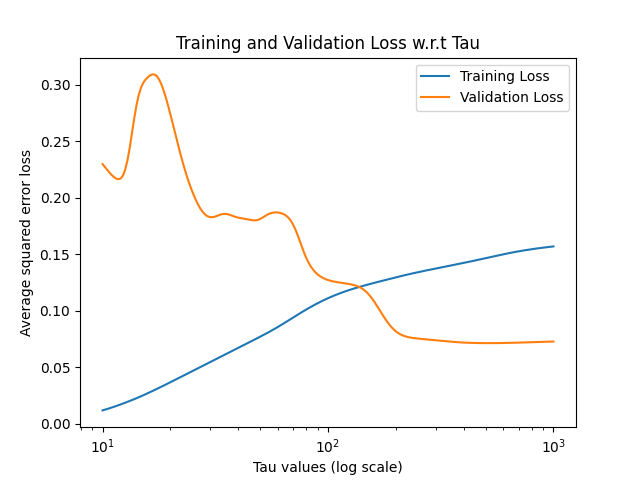

Recreate this plot in Python.
# -*- coding: utf-8 -*-
from __future__ import print_function
import matplotlib.pyplot as plt
import numpy as np
from sklearn.model_selection import train_test_split

#####################################################################
# NOTE: Here LAM is the hard-coded value of lambda for LRLS
# NOTE: Feel free to play with lambda as well if you wish
#####################################################################
LAM = 1e-5


# For tpye contracts
Array = np.ndarray


# helper function
def l2(A: Array, B: Array) -> Array:
    """
    Input: A is a Nxd matrix
           B is a Mxd matirx
    Output: dist is a NxM matrix where dist[i,j] is the square norm between A[i,:] and B[j,:]
    i.e. dist[i,j] = ||A[i,:]-B[j,:]||^2
    """
    A_norm = (A**2).sum(axis=1).reshape(A.shape[0], 1)
    B_norm = (B**2).sum(axis=1).reshape(1, B.shape[0])
    dist = A_norm + B_norm - 2 * A.dot(B.transpose())
    return dist


# to implement
def LRLS(
    test_datum: Array,
    x_train: Array,
    y_train: Array,
    tau: float,
    lam: float = LAM,
) -> Array:
    """
    Input: test_datum is a dx1 test vector
           x_train is the N_train x d design matrix
           y_train is the N_train x 1 targets vector
           tau is the local reweighting parameter
           lam is the regularization parameter
    output is y_hat the prediction on test_datum
    """
    #####################################################################
    # TODO: Implement LRLS function in Q4(b).
    #####################################################################
    dim = test_datum.shape[0]
    dist = l2(test_datum.reshape(1, dim), x_train)

    # Numerator and Denominator
    num = np.exp(-1 * dist / (2 * tau ** 2))
    denom = 0
    for i in range(len(x_train)):
        denom += num[0][i]
    a = (num + 1e-6) / (denom + 1e-6)

    w = np.linalg.solve((np.matmul(np.matmul(x_train.transpose(),
                                             np.diag(a.flatten())), x_train) + lam * np.eye(dim, dim)),
                        np.matmul(np.matmul(x_train.transpose(), np.diag(a.flatten())), y_train))

    y_hat = np.dot(test_datum.transpose(), w)
    #####################################################################
    #                       END OF YOUR CODE                            #
    #####################################################################
    return y_hat


def run_validation(
    x: Array, y: Array, taus: Array, val_frac: float
) -> tuple[list[float], list[float]]:
    """
    Input: x is the N x d design matrix
           y is the 1-dimensional vector of size N
           taus is a vector of tau values to evaluate
           val_frac is the fraction of examples to use as validation data
    output is
           a vector of training losses, one for each tau value
           a vector of validation losses, one for each tau value
    """
    #####################################################################
    # TODO: Complete the rest of the code for Q4(c).
    #####################################################################
    train_losses = []
    validation_losses = []

    train_inputs, valid_inputs, train_targets, valid_targets = train_test_split(x, y, test_size=val_frac)

    for tau in taus:
        train_loss = 0
        valid_loss = 0

        # Training loss
        for j in range(len(train_inputs)):
            pred = LRLS(train_inputs[j], train_inputs, train_targets, tau)
            target = train_targets[j]
            train_loss += (pred - target) ** 2

        # Validation loss
        for j in range(len(valid_inputs)):
            pred = LRLS(valid_inputs[j], train_inputs, train_targets, tau)
            target = valid_targets[j]
            valid_loss += (pred - target) ** 2

        # From piazza and lecture
        train_losses.append(train_loss / (2 * len(train_inputs)))
        validation_losses.append(valid_loss / (2 * len(valid_inputs)))
    #####################################################################
    #                       END OF YOUR CODE                            #
    #####################################################################
    return train_losses, validation_losses


if __name__ == "__main__":
    # feel free to change this number depending on resource usage
    import os

    NUM_TAUS = os.environ.get("NUM_TAUS", 200)
    #####################################################################
    #                       DO NOT MODIFY CODE BELOW                   #
    #####################################################################
    from sklearn.datasets import fetch_california_housing

    np.random.seed(0)
    # load boston housing prices dataset
    housing = fetch_california_housing()
    n_samples = 500
    x = housing["data"][:n_samples]
    N = x.shape[0]
    # add constant one feature - no bias needed
    x = np.concatenate((np.ones((N, 1)), x), axis=1)
    d = x.shape[1]
    y = housing["target"][:N]
    taus = np.logspace(1, 3, NUM_TAUS)
    train_losses, test_losses = run_validation(x, y, taus, val_frac=0.3)
    plt.semilogx(taus, train_losses, label="Training Loss")
    plt.semilogx(taus, test_losses, label="Validation Loss")
    plt.legend(loc="upper right")
    plt.xlabel("Tau values (log scale)")
    plt.ylabel("Average squared error loss")
    plt.title("Training and Validation Loss w.r.t Tau")
    plt.savefig("q4.png")
